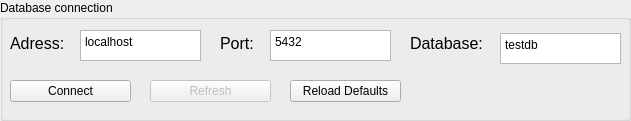
     <widget class="QGroupBox" name="groupBox">
      <property name="geometry">
       <rect>
        <x>10</x>
        <y>10</y>
        <width>631</width>
        <height>121</height>
       </rect>
      </property>
      <property name="title">
       <string>Database connection</string>
      </property>
      <widget class="QTextEdit" name="adressfield">
       <property name="geometry">
        <rect>
         <x>80</x>
         <y>30</y>
         <width>121</width>
         <height>31</height>
        </rect>
       </property>
       <property name="html">
        <string>&lt;!DOCTYPE HTML PUBLIC &quot;-//W3C//DTD HTML 4.0//EN&quot; &quot;http://www.w3.org/TR/REC-html40/strict.dtd&quot;&gt;
&lt;html&gt;&lt;head&gt;&lt;meta name=&quot;qrichtext&quot; content=&quot;1&quot; /&gt;&lt;style type=&quot;text/css&quot;&gt;
p, li { white-space: pre-wrap; }
&lt;/style&gt;&lt;/head&gt;&lt;body style=&quot; font-family:'Ubuntu'; font-size:11pt; font-weight:400; font-style:normal;&quot;&gt;
&lt;p style=&quot; margin-top:0px; margin-bottom:0px; margin-left:0px; margin-right:0px; -qt-block-indent:0; text-indent:0px;&quot;&gt;&lt;span style=&quot; font-family:'Sans Serif'; font-size:9pt;&quot;&gt;localhost&lt;/span&gt;&lt;/p&gt;&lt;/body&gt;&lt;/html&gt;</string>
       </property>
      </widget>
      <widget class="QTextEdit" name="portfield">
       <property name="geometry">
        <rect>
         <x>270</x>
         <y>30</y>
         <width>121</width>
         <height>31</height>
        </rect>
       </property>
       <property name="html">
        <string>&lt;!DOCTYPE HTML PUBLIC &quot;-//W3C//DTD HTML 4.0//EN&quot; &quot;http://www.w3.org/TR/REC-html40/strict.dtd&quot;&gt;
&lt;html&gt;&lt;head&gt;&lt;meta name=&quot;qrichtext&quot; content=&quot;1&quot; /&gt;&lt;style type=&quot;text/css&quot;&gt;
p, li { white-space: pre-wrap; }
&lt;/style&gt;&lt;/head&gt;&lt;body style=&quot; font-family:'Ubuntu'; font-size:11pt; font-weight:400; font-style:normal;&quot;&gt;
&lt;p style=&quot; margin-top:0px; margin-bottom:0px; margin-left:0px; margin-right:0px; -qt-block-indent:0; text-indent:0px;&quot;&gt;&lt;span style=&quot; font-family:'Sans Serif'; font-size:9pt;&quot;&gt;5432&lt;/span&gt;&lt;/p&gt;&lt;/body&gt;&lt;/html&gt;</string>
       </property>
      </widget>
      <widget class="QLabel" name="portlabel">
       <property name="geometry">
        <rect>
         <x>220</x>
         <y>33</y>
         <width>81</width>
         <height>21</height>
        </rect>
       </property>
       <property name="font">
        <font>
         <pointsize>12</pointsize>
        </font>
       </property>
       <property name="text">
        <string>Port:</string>
       </property>
      </widget>
      <widget class="QLabel" name="adresslabel">
       <property name="geometry">
        <rect>
         <x>10</x>
         <y>33</y>
         <width>81</width>
         <height>21</height>
        </rect>
       </property>
       <property name="font">
        <font>
         <pointsize>12</pointsize>
        </font>
       </property>
       <property name="text">
        <string>Adress:</string>
       </property>
      </widget>
      <widget class="QPushButton" name="pushButton_connect">
       <property name="geometry">
        <rect>
         <x>10</x>
         <y>80</y>
         <width>121</width>
         <height>22</height>
        </rect>
       </property>
       <property name="text">
        <string>Connect</string>
       </property>
      </widget>
      <widget class="QTextEdit" name="dbnamefield">
       <property name="geometry">
        <rect>
         <x>500</x>
         <y>33</y>
         <width>121</width>
         <height>31</height>
        </rect>
       </property>
       <property name="html">
        <string>&lt;!DOCTYPE HTML PUBLIC &quot;-//W3C//DTD HTML 4.0//EN&quot; &quot;http://www.w3.org/TR/REC-html40/strict.dtd&quot;&gt;
&lt;html&gt;&lt;head&gt;&lt;meta name=&quot;qrichtext&quot; content=&quot;1&quot; /&gt;&lt;style type=&quot;text/css&quot;&gt;
p, li { white-space: pre-wrap; }
&lt;/style&gt;&lt;/head&gt;&lt;body style=&quot; font-family:'Ubuntu'; font-size:11pt; font-weight:400; font-style:normal;&quot;&gt;
&lt;p style=&quot; margin-top:0px; margin-bottom:0px; margin-left:0px; margin-right:0px; -qt-block-indent:0; text-indent:0px;&quot;&gt;&lt;span style=&quot; font-family:'Sans Serif'; font-size:9pt;&quot;&gt;testdb&lt;/span&gt;&lt;/p&gt;&lt;/body&gt;&lt;/html&gt;</string>
       </property>
      </widget>
      <widget class="QLabel" name="dbnamelabel">
       <property name="geometry">
        <rect>
         <x>410</x>
         <y>33</y>
         <width>81</width>
         <height>21</height>
        </rect>
       </property>
       <property name="font">
        <font>
         <pointsize>12</pointsize>
        </font>
       </property>
       <property name="text">
        <string>Database:</string>
       </property>
      </widget>
      <widget class="QPushButton" name="pushButton_refresh">
       <property name="enabled">
        <bool>false</bool>
       </property>
       <property name="geometry">
        <rect>
         <x>150</x>
         <y>80</y>
         <width>121</width>
         <height>22</height>
        </rect>
       </property>
       <property name="text">
        <string>Refresh</string>
       </property>
       <property name="checkable">
        <bool>false</bool>
       </property>
       <property name="flat">
        <bool>false</bool>
       </property>
      </widget>
      <widget class="QPushButton" name="pushButton_3">
       <property name="geometry">
        <rect>
         <x>290</x>
         <y>80</y>
         <width>111</width>
         <height>22</height>
        </rect>
       </property>
       <property name="text">
        <string>Reload Defaults</string>
       </property>
      </widget>
     </widget>
